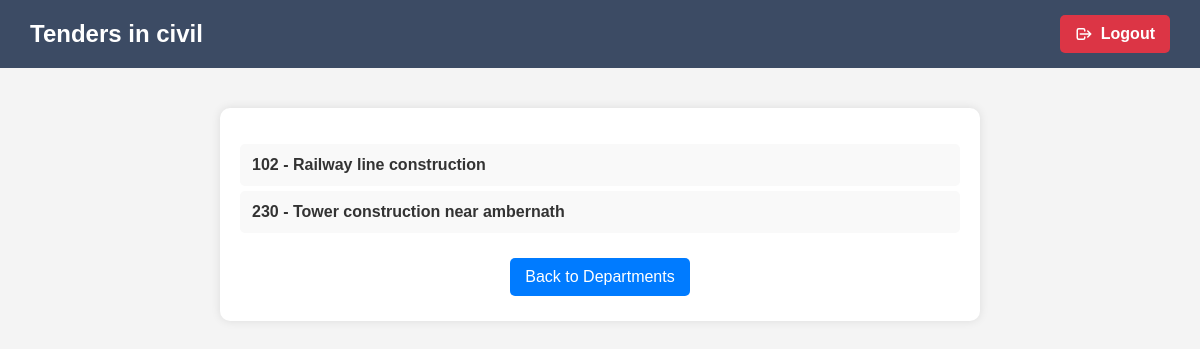
/department/5/tenders/ (signed in), run on the app's committed database.
### tenders/models.py (models this page shows, shortened)
class Department(models.Model):
    name = models.CharField(max_length=255, unique=True)

class Tender(models.Model):
    department = models.ForeignKey(Department, on_delete=models.CASCADE, null=True, blank=True)
    tender_number = models.CharField(max_length=100, unique=True)
    name = models.CharField(max_length=255)
    published_date = models.DateField(auto_now_add=True)

### tenders/views.py (the view)
# urls.py: path("department/<int:department_id>/tenders/", department_tenders, name="department_tenders"),  # Show Tenders in Dept
@login_required
def department_tenders(request, department_id):
    department = get_object_or_404(Department, id=department_id)
    tenders = Tender.objects.filter(department=department)
    return render(request, "tenders/department_tenders.html", {"department": department, "tenders": tenders})

### tenders/templates/tenders/department_tenders.html (shortened to what this page needs)
<!DOCTYPE html>
<html lang="en">
<head>
</head>
<body>
    <div class="top-bar">
        <h2>Tenders in {{ department.name }}</h2>
        <a href="{% url 'logout' %}" class="logout-btn">
            <svg xmlns="http://www.w3.org/2000/svg" fill="none" viewBox="0 0 24 24" stroke="currentColor">
                <path stroke-linecap="round" stroke-linejoin="round" stroke-width="2" d="M17 16l4-4m0 0l-4-4m4 4H7m6 4v1a2 2 0 01-2 2H5a2 2 0 01-2-2V7a2 2 0 012-2h6a2 2 0 012 2v1" />
            </svg>
            Logout
        </a>
    </div>
    <div class="container">
        <ul>
            {% for tender in tenders %}
                <li>
                    <a href="{% url 'tender_details' tender.id %}">
                        {{ tender.tender_number }} - {{ tender.name }}
                    </a>
                </li>
            {% endfor %}
        </ul>
        <div class="buttons">
            <a href="{% url 'select_department' %}" class="back-btn">Back to Departments</a>
        </div>
    </div>
</body>
</html>

### tenders/templates/tenders/department_tenders.html (style rules this page uses)
body { font-family: Arial, sans-serif; background-color: #f4f4f4; margin: 0; padding: 0; }
.top-bar { background-color: #3c4b64; color: white; padding: 15px 30px; display: flex; justify-content: space-between; align-items: center; }
.top-bar h2 { margin: 0; font-size: 24px; }
.logout-btn { display: flex; align-items: center; text-decoration: none; color: white; background-color: #DC3545; padding: 10px 15px; border-radius: 5px; font-weight: bold; transition: background-color 0.3s ease; }
.logout-btn svg { margin-right: 8px; width: 18px; height: 18px; }
.container { width: 60%; margin: 40px auto; background: white; padding: 20px; border-radius: 10px; box-shadow: 0px 0px 10px rgba(0, 0, 0, 0.1); text-align: left; }
ul { list-style: none; padding: 0; }
li { background: #f9f9f9; padding: 12px; margin: 5px 0; border-radius: 5px; transition: background 0.3s ease; }
li a { text-decoration: none; color: #333; font-weight: bold; display: block; }
.buttons { text-align: center; margin-top: 20px; }
.buttons a { text-decoration: none; color: white; padding: 10px 15px; border-radius: 5px; display: inline-block; margin: 5px; transition: background 0.3s ease; }
.back-btn { background: #007BFF; }

### data on the page
Department: name "civil"
Tender: tender_number "102", name "Railway line construction"
Tender: tender_number "230", name "Tower construction near ambernath"
